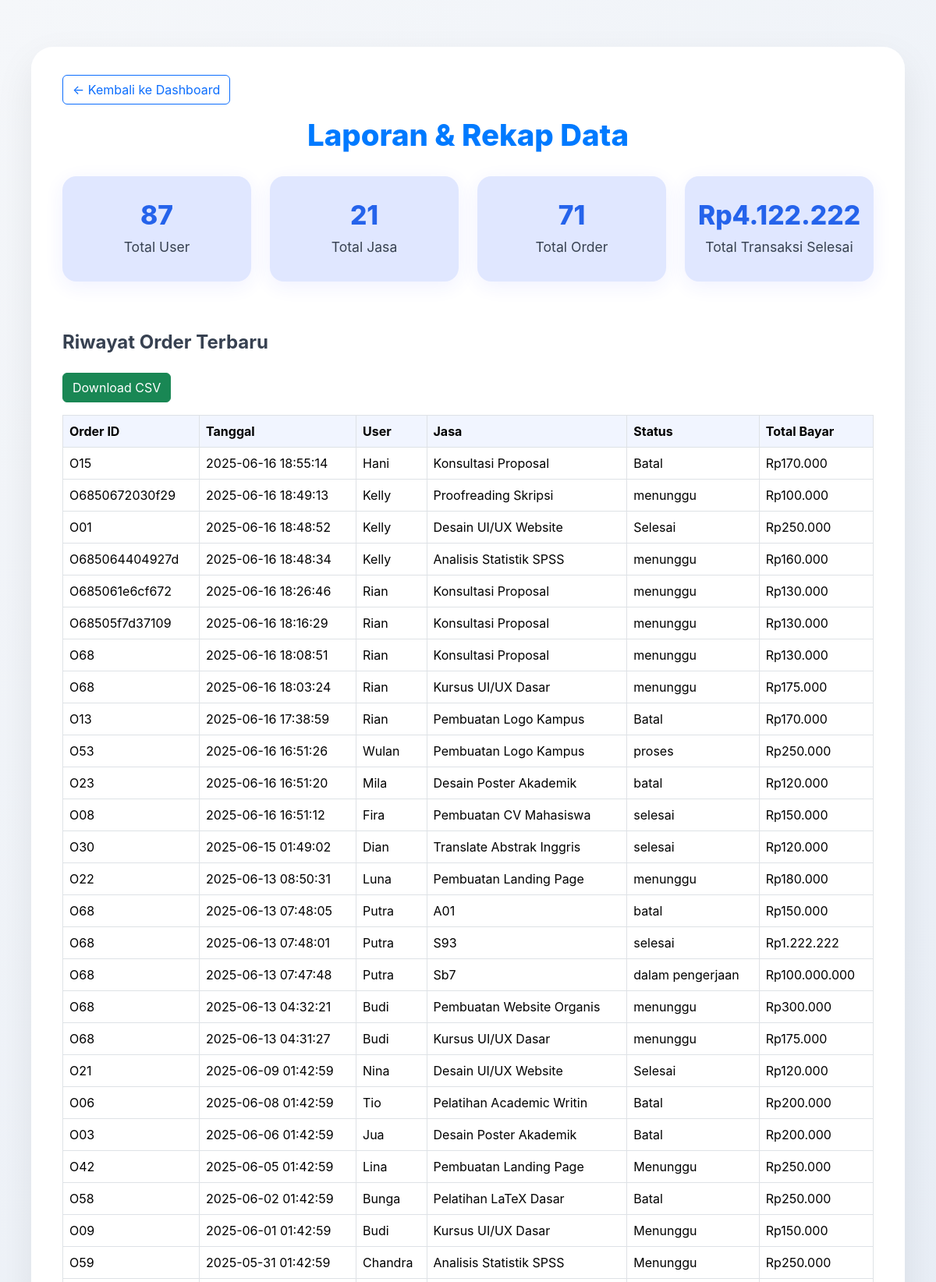
Page /itsSkillsahre/admin/reports.php (signed in, upper part) on the committed database.
### tables this page shows
CREATE TABLE `order` (
  `orderId` varchar(32) NOT NULL,
  `tanggalOrder` timestamp NOT NULL DEFAULT current_timestamp() ON UPDATE current_timestamp(),
  `statusOrder` varchar(25) NOT NULL,
  `TotalBayar` float(10,2) NOT NULL,
  `User_user_id` varchar(3) NOT NULL,
  `Service_serviceId` varchar(3) NOT NULL,
  `statusPembayaran` enum('menunggu','berhasil','batal') NOT NULL DEFAULT 'menunggu',
  `waktuBayar` datetime DEFAULT NULL
);

CREATE TABLE `user` (
  `user_id` varchar(3) NOT NULL,
  `nama` varchar(255) NOT NULL,
  `email` varchar(255) NOT NULL,
  `password` varchar(25) NOT NULL,
  `role` varchar(10) DEFAULT NULL,
  `TanggalRegis` timestamp NOT NULL DEFAULT current_timestamp() ON UPDATE current_timestamp()
);

CREATE TABLE `service` (
  `serviceId` varchar(3) NOT NULL,
  `namaServive` varchar(25) NOT NULL,
  `deskripsi` text NOT NULL,
  `hargaDasar` float(10,2) NOT NULL,
  `durasi` timestamp NOT NULL DEFAULT current_timestamp() ON UPDATE current_timestamp()
);

### itsSkillsahre/admin/reports.php (the view, shortened to what this page needs)
<?php
include 'config.php';
$res_user = $conn->query("SELECT COUNT(*) as total FROM user");
$total_user = $res_user->fetch_assoc()['total'];
$res_jasa = $conn->query("SELECT COUNT(*) as total FROM service");
$total_jasa = $res_jasa->fetch_assoc()['total'];
$res_order = $conn->query("SELECT COUNT(*) as total FROM `order`");
$total_order = $res_order->fetch_assoc()['total'];
$res_transaksi = $conn->query("SELECT SUM(TotalBayar) as total FROM `order` WHERE statusOrder='selesai'");
$total_transaksi = $res_transaksi->fetch_assoc()['total'] ?? 0;
$sql_riwayat = "SELECT o.*, u.nama as nama_user, s.namaServive as nama_jasa
    FROM `order` o
    LEFT JOIN user u ON o.User_user_id = u.user_id
    LEFT JOIN service s ON o.Service_serviceId = s.serviceId
    ORDER BY o.tanggalOrder DESC
    LIMIT 50";
$res_riwayat = $conn->query($sql_riwayat);
?>
<!DOCTYPE html>
<html lang="id">
<head>
    <link href="https://cdn.jsdelivr.net/npm/bootstrap@5.3.2/dist/css/bootstrap.min.css" rel="stylesheet">
</head>
<body>
    <div class="container">
        <a href="dashboard_admin.php" class="btn btn-outline-primary mb-3">&larr; Kembali ke Dashboard</a>
        <h1>Laporan & Rekap Data</h1>
        <div class="row mb-5">
            <div class="col-md-3 mb-3">
                <div class="stat-card">
                    <h2><?= $total_user ?></h2>
                    <span>Total User</span>
                </div>
            </div>
            <div class="col-md-3 mb-3">
                <div class="stat-card">
                    <h2><?= $total_jasa ?></h2>
                    <span>Total Jasa</span>
                </div>
            </div>
            <div class="col-md-3 mb-3">
                <div class="stat-card">
                    <h2><?= $total_order ?></h2>
                    <span>Total Order</span>
                </div>
            </div>
            <div class="col-md-3 mb-3">
                <div class="stat-card">
                    <h2>Rp<?= number_format($total_transaksi, 0, ',', '.') ?></h2>
                    <span>Total Transaksi Selesai</span>
                </div>
            </div>
        </div>
        <h4 class="mb-4" style="font-weight:700;color:#374151;">Riwayat Order Terbaru</h4>
        <div class="table-responsive">
            <button class="btn btn-success mb-3" onclick="downloadCSV()">Download CSV</button>
            <table class="table table-bordered align-middle">
                <thead>
                    <tr>
                        <th>Order ID</th>
                        <th>Tanggal</th>
                        <th>User</th>
                        <th>Jasa</th>
                        <th>Status</th>
                        <th>Total Bayar</th>
                    </tr>
                </thead>
                <tbody>
                    <?php while ($row = $res_riwayat->fetch_assoc()): ?>
                        <tr>
                            <td><?= htmlspecialchars($row['orderId']) ?></td>
                            <td><?= htmlspecialchars($row['tanggalOrder']) ?></td>
                            <td><?= htmlspecialchars($row['nama_user'] ?? $row['User_user_id']) ?></td>
                            <td><?= htmlspecialchars($row['nama_jasa'] ?? $row['Service_serviceId']) ?></td>
                            <td><?= htmlspecialchars($row['statusOrder']) ?></td>
                            <td>Rp<?= number_format($row['TotalBayar'], 0, ',', '.') ?></td>
                        </tr>
                    <?php endwhile; ?>
                </tbody>
            </table>
        </div>
    </div>
</body>
</html>

### itsSkillsahre/admin/reports.php (style rules this page uses)
body { background: linear-gradient(135deg, #f5f7fa, #e4ebf5); font-family: 'SF Pro Text', sans-serif; min-height: 100vh; color: #1c1c1e; padding: 60px 20px 80px; }
.container { max-width: 1120px; background: rgba(255, 255, 255, 0.98); border-radius: 28px; box-shadow: 0 20px 50px rgba(0, 0, 0, 0.08); padding: 36px 40px 48px 40px; margin: 0 auto; }
h1 { color: #007aff; font-weight: 800; font-size: 2.4rem; margin-bottom: 30px; text-align: center; }
.stat-card { background: #e0e7ff; border-radius: 18px; padding: 30px 26px; box-shadow: 0 6px 26px rgba(38, 57, 254, 0.07); display: flex; flex-direction: column; align-items: center; }
.stat-card h2 { font-size: 2.1rem; color: #2563eb; font-weight: 800; margin-bottom: 8px; }
.stat-card span { font-size: 1.1rem; color: #374151; }
.table thead th { background: #f1f5ff; }

### rows in the picture
order: orderId "O15", tanggalOrder "2025-06-16 18:55:14", User_user.nama "Hani", Service_serviceId.namaServive "Konsultasi Proposal", statusOrder "Batal", TotalBayar "170.000"
order: orderId "O6850672030f29", tanggalOrder "2025-06-16 18:49:13", User_user.nama "Kelly", Service_serviceId.namaServive "Proofreading Skripsi", statusOrder "menunggu", TotalBayar "100.000"
order: orderId "O01", tanggalOrder "2025-06-16 18:48:52", User_user.nama "Kelly", Service_serviceId.namaServive "Desain UI/UX Website", statusOrder "Selesai", TotalBayar "250.000"
order: orderId "O685064404927d", tanggalOrder "2025-06-16 18:48:34", User_user.nama "Kelly", Service_serviceId.namaServive "Analisis Statistik SPSS", statusOrder "menunggu", TotalBayar "160.000"
order: orderId "O685061e6cf672", tanggalOrder "2025-06-16 18:26:46", User_user.nama "Rian", Service_serviceId.namaServive "Konsultasi Proposal", statusOrder "menunggu", TotalBayar "130.000"
order: orderId "O68505f7d37109", tanggalOrder "2025-06-16 18:16:29", User_user.nama "Rian", Service_serviceId.namaServive "Konsultasi Proposal", statusOrder "menunggu", TotalBayar "130.000"
order: orderId "O68", tanggalOrder "2025-06-16 18:08:51", User_user.nama "Rian", Service_serviceId.namaServive "Konsultasi Proposal", statusOrder "menunggu", TotalBayar "130.000"
order: orderId "O68", tanggalOrder "2025-06-16 18:03:24", User_user.nama "Rian", Service_serviceId.namaServive "Kursus UI/UX Dasar", statusOrder "menunggu", TotalBayar "175.000"
order: orderId "O13", tanggalOrder "2025-06-16 17:38:59", User_user.nama "Rian", Service_serviceId.namaServive "Pembuatan Logo Kampus", statusOrder "Batal", TotalBayar "170.000"
order: orderId "O53", tanggalOrder "2025-06-16 16:51:26", User_user.nama "Wulan", Service_serviceId.namaServive "Pembuatan Logo Kampus", statusOrder "proses", TotalBayar "250.000"
order: orderId "O23", tanggalOrder "2025-06-16 16:51:20", User_user.nama "Mila", Service_serviceId.namaServive "Desain Poster Akademik", statusOrder "batal", TotalBayar "120.000"
order: orderId "O08", tanggalOrder "2025-06-16 16:51:12", User_user.nama "Fira", Service_serviceId.namaServive "Pembuatan CV Mahasiswa", statusOrder "selesai", TotalBayar "150.000"
order: orderId "O30", tanggalOrder "2025-06-15 01:49:02", User_user.nama "Dian", Service_serviceId.namaServive "Translate Abstrak Inggris", statusOrder "selesai", TotalBayar "120.000"
order: orderId "O22", tanggalOrder "2025-06-13 08:50:31", User_user.nama "Luna", Service_serviceId.namaServive "Pembuatan Landing Page", statusOrder "menunggu", TotalBayar "180.000"
order: orderId "O68", tanggalOrder "2025-06-13 07:48:05", User_user.nama "Putra", Service_serviceId "A01", statusOrder "batal", TotalBayar "150.000"
order: orderId "O68", tanggalOrder "2025-06-13 07:48:01", User_user.nama "Putra", Service_serviceId "S93", statusOrder "selesai", TotalBayar "1.222.222"
order: orderId "O68", tanggalOrder "2025-06-13 07:47:48", User_user.nama "Putra", Service_serviceId "Sb7", statusOrder "dalam pengerjaan", TotalBayar "100.000.000"
order: orderId "O68", tanggalOrder "2025-06-13 04:32:21", User_user.nama "Budi", Service_serviceId.namaServive "Pembuatan Website Organis", statusOrder "menunggu", TotalBayar "300.000"
order: orderId "O68", tanggalOrder "2025-06-13 04:31:27", User_user.nama "Budi", Service_serviceId.namaServive "Kursus UI/UX Dasar", statusOrder "menunggu", TotalBayar "175.000"
order: orderId "O21", tanggalOrder "2025-06-09 01:42:59", User_user.nama "Nina", Service_serviceId.namaServive "Desain UI/UX Website", statusOrder "Selesai", TotalBayar "120.000"
order: orderId "O06", tanggalOrder "2025-06-08 01:42:59", User_user.nama "Tio", Service_serviceId.namaServive "Pelatihan Academic Writin", statusOrder "Batal", TotalBayar "200.000"
order: orderId "O03", tanggalOrder "2025-06-06 01:42:59", User_user.nama "Jua", Service_serviceId.namaServive "Desain Poster Akademik", statusOrder "Batal", TotalBayar "200.000"
order: orderId "O42", tanggalOrder "2025-06-05 01:42:59", User_user.nama "Lina", Service_serviceId.namaServive "Pembuatan Landing Page", statusOrder "Menunggu", TotalBayar "250.000"
order: orderId "O58", tanggalOrder "2025-06-02 01:42:59", User_user.nama "Bunga", Service_serviceId.namaServive "Pelatihan LaTeX Dasar", statusOrder "Batal", TotalBayar "250.000"
order: orderId "O09", tanggalOrder "2025-06-01 01:42:59", User_user.nama "Budi", Service_serviceId.namaServive "Kursus UI/UX Dasar", statusOrder "Menunggu", TotalBayar "150.000"
order: orderId "O59", tanggalOrder "2025-05-31 01:42:59", User_user.nama "Chandra", Service_serviceId.namaServive "Analisis Statistik SPSS", statusOrder "Menunggu", TotalBayar "250.000"

### other values in the picture
$total_user "87"
$total_jasa "21"
$total_order "71"
$total_transaksi "4.122.222"
